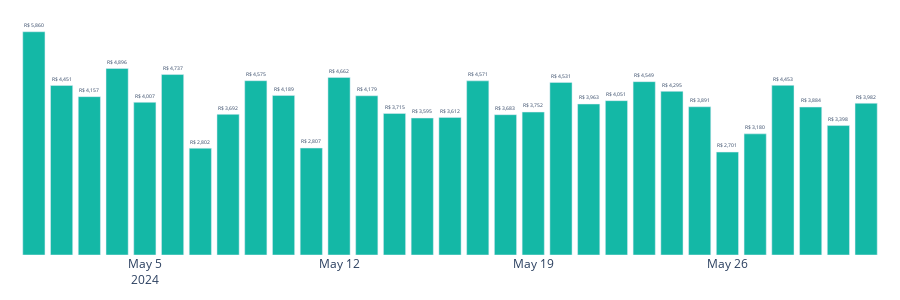

The notebook cell saved with this chart:
### Code cell
fig_clientes = go.Figure()
fig_clientes.add_trace(go.Bar(
    x=df_vendas_mes['Data'],
    y=df_vendas_mes['Valor_total'],
    marker=dict(color='rgb(20, 184, 166)'),
    text=[f'R$ {v:,.0f}' for v in df_vendas_mes['Valor_total']],
    textposition='outside',
    textfont=dict(size=10)
))

fig_clientes.update_layout(
    height=300,
    margin=dict(l=20, r=20, t=20, b=20),
    paper_bgcolor='rgba(0,0,0,0)',
    plot_bgcolor='rgba(0,0,0,0)',
    xaxis=dict(showgrid=False),
    yaxis=dict(showgrid=False, showticklabels=False),
    showlegend=False
)
